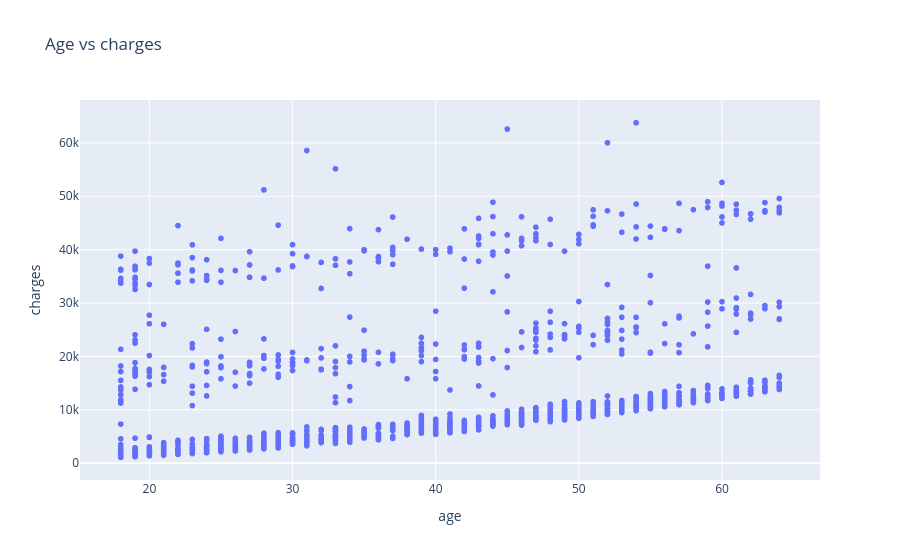

The notebook cell this image was saved under:
### Code cell
px.scatter(df,x='age',y='charges',title='Age vs charges')

### Figure 1 — Plotly figure (JSON) as saved in the notebook; plotly's stock layout.template omitted (floating-point values rounded to 4 significant figures; data arrays with more than 128 entries replaced by an {"elided": "..."} marker saying what was removed)
{"data": [{"hovertemplate": "age=%{x}<br>charges=%{y}<extra></extra>", "legendgroup": "", "marker": {"color": "#636efa", "symbol": "circle"}, "mode": "markers", "name": "", "showlegend": false, "type": "scattergl", "x": {"elided": "1337 int values"}, "xaxis": "x", "y": {"elided": "1337 float values"}, "yaxis": "y"}], "layout": {"legend": {"tracegroupgap": 0}, "title": {"text": "Age vs charges"}, "xaxis": {"anchor": "y", "domain": [0, 1], "title": {"text": "age"}}, "yaxis": {"anchor": "x", "domain": [0, 1], "title": {"text": "charges"}}}}
